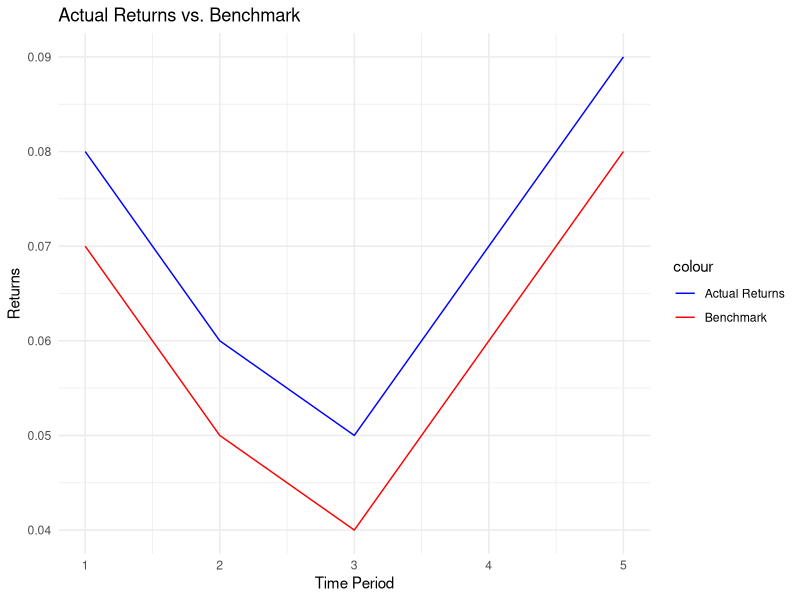

Source code (R):
# Cargar la librería necesaria
library(ggplot2)

# Sample data
actual_returns <- c(0.08, 0.06, 0.05, 0.07, 0.09) # Actual returns of the investment
benchmark_returns <- c(0.07, 0.05, 0.04, 0.06, 0.08) # Returns of the benchmark
dates <- 1:5 # Assuming 5 time periods

# Create a data frame
data <- data.frame(dates, actual_returns, benchmark_returns)

# Plot using ggplot
ggplot(data, aes(x = dates)) +
  geom_line(aes(y = actual_returns, color = "Actual Returns")) +
  geom_line(aes(y = benchmark_returns, color = "Benchmark")) +
  labs(x = "Time Period", y = "Returns", title = "Actual Returns vs. Benchmark") +
  scale_color_manual(values = c("Actual Returns" = "blue", "Benchmark" = "red")) +
  theme_minimal()



# Sample data
actual_returns <- c(0.08, 0.06, 0.05, 0.07, 0.09) # Actual returns of the investment
benchmark_returns <- c(0.07, 0.05, 0.04, 0.06, 0.08) # Returns of the benchmark

# Calculating ex-post alpha
ex_post_alpha <- mean(actual_returns - benchmark_returns)
print(ex_post_alpha)


## Ratio de Treynor

# Sample data
excess_returns <- actual_returns - 0.03 # Assuming risk-free rate of 3%
beta <- 1.2 # Example beta

# Calculating Treynor ratio
treynor_ratio <- mean(excess_returns) / beta
print(treynor_ratio)


# Sample data
excess_returns_01 <- benchmark_returns - 0.03 # Assuming risk-free rate of 3%
beta <- 1.2 # Example beta

# Calculating Treynor ratio
treynor_ratio_01 <- mean(excess_returns_01) / beta
print(treynor_ratio_01)


## Ratio de Sharpe

# Sample data
risk_free_rate <- 0.03

# Calculating excess returns
excess_returns <- actual_returns - risk_free_rate

# Calculating Sharpe ratio
sharpe_ratio <- mean(excess_returns) / sd(actual_returns)
print(sharpe_ratio)

